Frame 1 (no input): blank canvas, image omitted
Frame 60 (the mouse pressed at the canvas centre just before this capture): blank canvas, image omitted
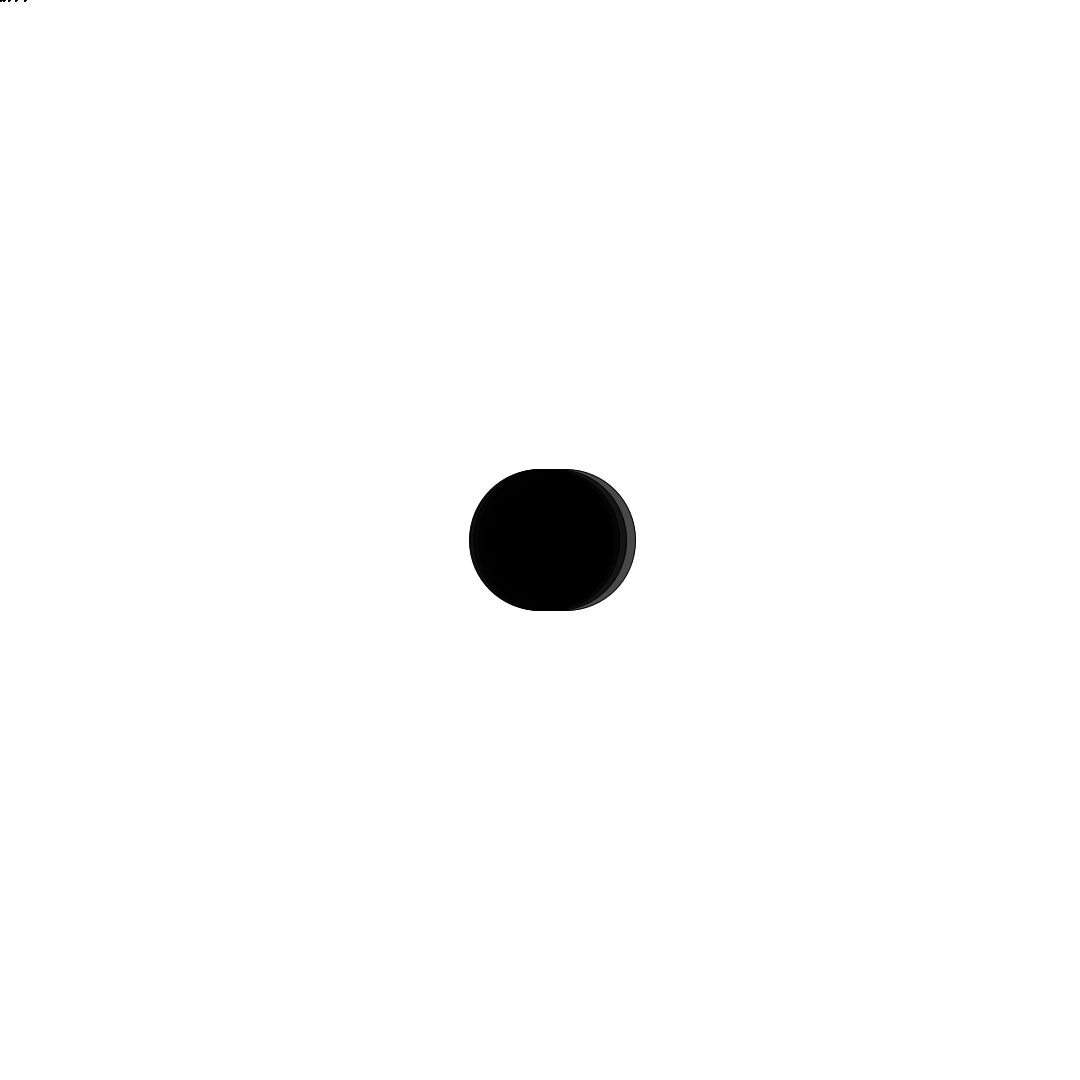
Frame 120 (the mouse held since frame 60 and released just before this capture)

The Processing sketch whose frames 1 and 60 were blank and that drew this single picture after the mouse press (run headless with seeded random() and noise(); from frame 60 on, the mouse is pressed at the canvas centre):

// Processing sketch: week09_alptugan_cheapTricks_04
// ── week09_alptugan_cheapTricks_04.pde
float thickness;
float mappedRad;
float mappedAlpha;

// simple drawing app
void setup() {
  size(1080, 1080);
  surface.setLocation(0, 0);
  background(255);
  thickness = 1;
  mappedAlpha = 0;
}



void draw() {
  thickness = dist(mouseX, mouseY, pmouseX, pmouseY);
  mappedRad = map(thickness, 0, width, 1, 200);

  mappedAlpha = map(thickness, 0, width, 10, 255);
  
  if (mousePressed == true) {
    fill(0, mappedAlpha);
  } else {
    fill(255, mappedAlpha);
  }
  for (int i = 0; i < 6; i++) {
    ellipse(mouseX + i*i, mouseY + sin(radians(i)), mappedRad, mappedRad);
  }
}
